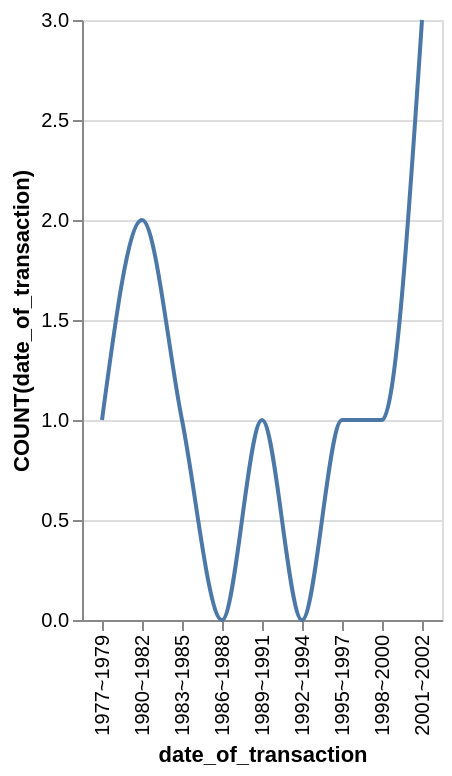

Here is the Vega-Lite specification saved for this chart:
### Vega-Lite specification from a JSON file in a GitHub repository (floating-point values rounded to 4 significant figures)
{"data": {"values": [{"x_data": "1977~1979", "y_data": 1}, {"x_data": "1980~1982", "y_data": 2}, {"x_data": "1983~1985", "y_data": 1}, {"x_data": "1986~1988", "y_data": 0}, {"x_data": "1989~1991", "y_data": 1}, {"x_data": "1992~1994", "y_data": 0}, {"x_data": "1995~1997", "y_data": 1}, {"x_data": "1998~2000", "y_data": 1}, {"x_data": "2001~2002", "y_data": 3}]}, "mark": {"type": "line", "interpolate": "monotone"}, "encoding": {"x": {"field": "x_data", "type": "nominal", "title": "date_of_transaction", "sort": "ascending"}, "y": {"field": "y_data", "type": "quantitative", "title": "COUNT(date_of_transaction)"}}}
